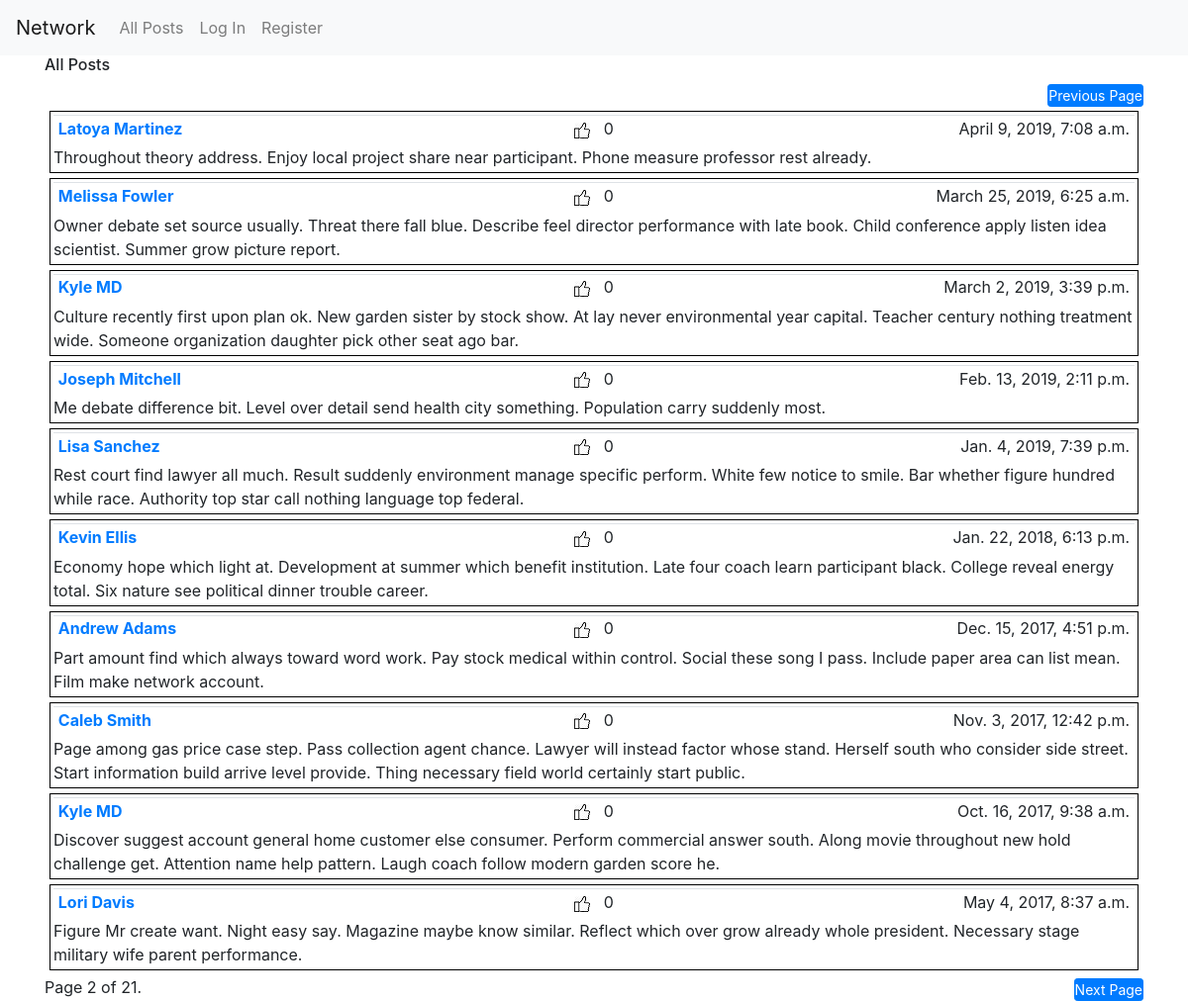
Screenshot of /?page=2 with the database file from the repository.
### network/models.py (models this page shows, shortened)
class Post(models.Model):
    user = models.ForeignKey("User", on_delete=models.CASCADE, related_name='posts')
    timestamp = models.DateTimeField(default=timezone.now)
    body = models.TextField(blank=False)
    likes = models.IntegerField(default=0)
    unlikes = models.IntegerField(default=0)

class User(AbstractUser):
    pass

### network/views.py (the view)
# urls.py: path("", views.index, name="index"),
def index(request):
    all_posts = Post.objects.all().order_by('-timestamp')
    paginator = Paginator(all_posts, 10)
    page_number = request.GET.get('page')
    page_obj = paginator.get_page(page_number)
    return render(request, 'network/index.html', {'page_obj': page_obj})

### network/templates/network/index.html (shortened to what this page needs)
{% extends "network/layout.html" %}
{% load static %}
{% block body %}
  <div id="all-post-view">
      <h6>All Posts</h6>
        <div class="pagination">
          <span class="step-links">
            {% if page_obj.has_previous %}
              <span style="float: right">
                <a class="btn btn-primary btn-sm" href="?page={{ page_obj.previous_page_number }}">Previous Page</a>
              </span>
              <br>
            {% endif %}
            {% for post in page_obj %}
              <div class="posts">
                {% if post.user.username == user.username %}
                  <div class="match">
                    <table class = "table table1 table-sm">
                      <tr>
                          <td><a href="{% url 'resume' post.user.id %}">
                                <b>{{ post.user.first_name }} {{ post.user.last_name }}</b>
                              </a>
                          </td>
                          <td id="likes"><img src="{% static 'like-128.jpg' %}" alt="Likes"> &nbsp {{ post.likes }}</td>
                          <td><span style="float: right">{{ post.timestamp }}</span></td>
                      </tr>
                    </table>
                    {{ post.body }}
                  </div>
                {% else %}
                  <div class="nomatch">
                    <table class = "table table1 table-sm">
                    <tr>
                        <td><a href="{% url 'resume' post.user.id %}">
                              <b>{{ post.user.first_name }} {{ post.user.last_name }}</b>
                            </a>
                        </td>
                        <td id="likes"><img src="{% static 'like-128.jpg' %}" alt="Likes"> &nbsp {{ post.likes }}</td>
                        <td><span style="float: right">{{ post.timestamp }}</span></td>
                    </tr>
                    </table>
                    {{ post.body }}
                  </div>
                {% endif %}
            </div>
          {% endfor %}
          <span class="current">
              Page {{ page_obj.number }} of {{ page_obj.paginator.num_pages }}.
          </span>
          {% if page_obj.has_next %}
            <span style="float: right">
              <a class="btn btn-primary btn-sm" href="?page={{ page_obj.next_page_number }}">Next Page</a>
            </span>
          {% endif %}
        </span>
      </div>
    </div>
{% endblock %}

### network/static/network/styles.css (style rules this page uses)
html { font-family: Arial, sans-serif; }
.posts { max-height: 100px; overflow-y: auto; padding: 3px; margin: 5px; border: 1px solid black; }
.btn { padding: 0; }
.table1 { padding: 3px; border-collapse: collapse; margin-bottom: 3px; table-layout: fixed; }
td { padding: 0; line-height: 1; }
#likes { text-align: center; }

### rows the page displays
Post: user.first_name "Latoya", user.last_name "Martinez", likes "0", timestamp "April 9, 2019, 7:08 a.m.", body "Throughout theory address. Enjoy local project share near participant. Phone measure professor rest already."
Post: user.first_name "Melissa", user.last_name "Fowler", likes "0", timestamp "March 25, 2019, 6:25 a.m.", body "Owner debate set source usually. Threat there fall blue. Describe feel director performance with late book. Child conference apply listen idea scientist. Summer grow picture report."
Post: user.first_name "Kyle", user.last_name "MD", likes "0", timestamp "March 2, 2019, 3:39 p.m.", body "Culture recently first upon plan ok. New garden sister by stock show. At lay never environmental year capital. Teacher century nothing treatment wide. Someone organization daughter pick other seat ago bar."
Post: user.first_name "Joseph", user.last_name "Mitchell", likes "0", timestamp "Feb. 13, 2019, 2:11 p.m.", body "Me debate difference bit. Level over detail send health city something. Population carry suddenly most."
Post: user.first_name "Lisa", user.last_name "Sanchez", likes "0", timestamp "Jan. 4, 2019, 7:39 p.m.", body "Rest court find lawyer all much. Result suddenly environment manage specific perform. White few notice to smile. Bar whether figure hundred while race. Authority top star call nothing language top federal."
Post: user.first_name "Kevin", user.last_name "Ellis", likes "0", timestamp "Jan. 22, 2018, 6:13 p.m.", body "Economy hope which light at. Development at summer which benefit institution. Late four coach learn participant black. College reveal energy total. Six nature see political dinner trouble career."
Post: user.first_name "Andrew", user.last_name "Adams", likes "0", timestamp "Dec. 15, 2017, 4:51 p.m.", body "Part amount find which always toward word work. Pay stock medical within control. Social these song I pass. Include paper area can list mean. Film make network account."
Post: user.first_name "Caleb", user.last_name "Smith", likes "0", timestamp "Nov. 3, 2017, 12:42 p.m.", body "Page among gas price case step. Pass collection agent chance. Lawyer will instead factor whose stand. Herself south who consider side street. Start information build arrive level provide. Thing necessary field world certainly start public."
Post: user.first_name "Kyle", user.last_name "MD", likes "0", timestamp "Oct. 16, 2017, 9:38 a.m.", body "Discover suggest account general home customer else consumer. Perform commercial answer south. Along movie throughout new hold challenge get. Attention name help pattern. Laugh coach follow modern garden score he."
Post: user.first_name "Lori", user.last_name "Davis", likes "0", timestamp "May 4, 2017, 8:37 a.m.", body "Figure Mr create want. Night easy say. Magazine maybe know similar. Reflect which over grow already whole president. Necessary stage military wife parent performance."

### other values shown
{{ page_obj.number }} "2"
{{ page_obj.paginator.num_pages }} "21"
